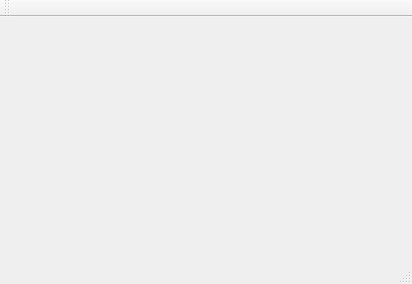
<?xml version="1.0" encoding="UTF-8"?>
<ui version="4.0">
 <class>MainWindow</class>
 <widget class="QMainWindow" name="MainWindow">
  <property name="geometry">
   <rect>
    <x>0</x>
    <y>0</y>
    <width>412</width>
    <height>284</height>
   </rect>
  </property>
  <property name="windowTitle">
   <string>MainWindow</string>
  </property>
  <widget class="QWidget" name="centralWidget"/>
  <widget class="QMenuBar" name="menuBar">
   <property name="geometry">
    <rect>
     <x>0</x>
     <y>0</y>
     <width>412</width>
     <height>21</height>
    </rect>
   </property>
  </widget>
  <widget class="QToolBar" name="mainToolBar">
   <attribute name="toolBarArea">
    <enum>TopToolBarArea</enum>
   </attribute>
   <attribute name="toolBarBreak">
    <bool>false</bool>
   </attribute>
  </widget>
  <widget class="QStatusBar" name="statusBar"/>
 </widget>
 <layoutdefault spacing="6" margin="11"/>
 <resources/>
 <connections/>
</ui>
